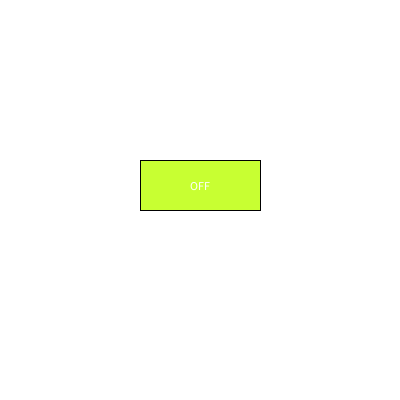
Frame 1 (no input)
Frame 60 (the mouse pressed at the canvas centre just before this capture): identical to frame 1, image omitted
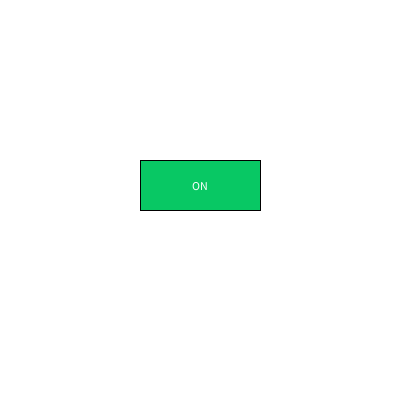
Frame 120 (the mouse held since frame 60 and released just before this capture)

The Processing sketch that drew these frames (run headless with seeded random() and noise(); from frame 60 on, the mouse is pressed at the canvas centre):

// Processing sketch: sketch_260424c_pde
// ── sketch_260424c_pde.pde
boolean isOn = false;

int btnX = 140;
int btnY = 160;
int btnW = 120;
int btnH = 50;

void setup(){
  size(400, 400);
}

void draw(){
  background(255);
  
  if(isOn){
    fill(8, 200, 100);
  }
    else{
      fill(200, 500, 50);
    }
  
rect(btnX, btnY, btnW, btnH);
fill(255);
textAlign(CENTER, CENTER);

if(isOn) {
  text("ON", btnX + btnW/2, btnY + btnH/2);
}
   else{
     text("OFF", btnX + btnW/2, btnY + btnH/2); 
   }
 }

void mousePressed(){
  if(mouseX > btnX && mouseX < btnX + btnW &&
  mouseY > btnX && mouseY < btnY + btnH){
    isOn =! isOn;
  }
}
